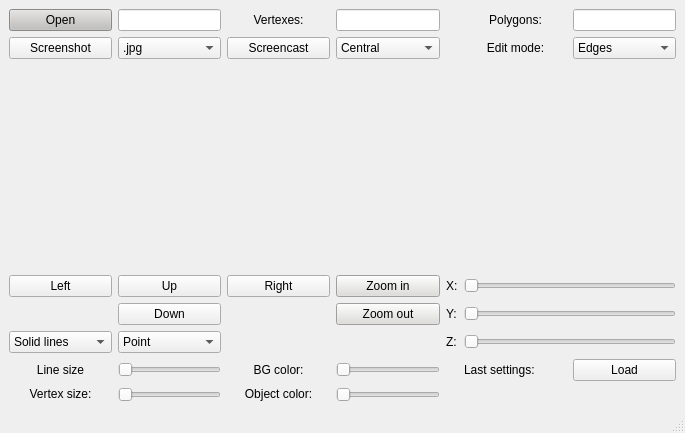
<?xml version="1.0" encoding="UTF-8"?>
<ui version="4.0">
 <class>MainWindow</class>
 <widget class="QMainWindow" name="MainWindow">
  <property name="geometry">
   <rect>
    <x>0</x>
    <y>0</y>
    <width>685</width>
    <height>433</height>
   </rect>
  </property>
  <property name="windowTitle">
   <string>MainWindow</string>
  </property>
  <widget class="QWidget" name="centralwidget">
   <layout class="QGridLayout" name="gridLayout">
    <item row="5" column="1">
     <widget class="QPushButton" name="pushButton_4">
      <property name="text">
       <string>Up</string>
      </property>
     </widget>
    </item>
    <item row="1" column="3">
     <widget class="QComboBox" name="comboBox_5">
      <item>
       <property name="text">
        <string>Central</string>
       </property>
      </item>
      <item>
       <property name="text">
        <string>Parallel</string>
       </property>
      </item>
     </widget>
    </item>
    <item row="1" column="1">
     <widget class="QComboBox" name="comboBox">
      <item>
       <property name="text">
        <string>.jpg</string>
       </property>
      </item>
      <item>
       <property name="text">
        <string>.bmp</string>
       </property>
      </item>
     </widget>
    </item>
    <item row="1" column="6">
     <widget class="QComboBox" name="comboBox_4">
      <item>
       <property name="text">
        <string>Edges</string>
       </property>
      </item>
      <item>
       <property name="text">
        <string>Vertexes</string>
       </property>
      </item>
     </widget>
    </item>
    <item row="9" column="1">
     <widget class="QSlider" name="horizontalSlider_7">
      <property name="sizePolicy">
       <sizepolicy hsizetype="Ignored" vsizetype="Fixed">
        <horstretch>0</horstretch>
        <verstretch>0</verstretch>
       </sizepolicy>
      </property>
      <property name="orientation">
       <enum>Qt::Horizontal</enum>
      </property>
     </widget>
    </item>
    <item row="1" column="5">
     <widget class="QLabel" name="label_10">
      <property name="text">
       <string>&lt;html&gt;&lt;head/&gt;&lt;body&gt;&lt;p align=&quot;center&quot;&gt;Edit mode:&lt;/p&gt;&lt;/body&gt;&lt;/html&gt;</string>
      </property>
     </widget>
    </item>
    <item row="6" column="4">
     <widget class="QLabel" name="label_4">
      <property name="text">
       <string>Y:</string>
      </property>
     </widget>
    </item>
    <item row="8" column="0">
     <widget class="QLabel" name="label_8">
      <property name="text">
       <string>&lt;html&gt;&lt;head/&gt;&lt;body&gt;&lt;p align=&quot;center&quot;&gt;Line size&lt;/p&gt;&lt;/body&gt;&lt;/html&gt;</string>
      </property>
     </widget>
    </item>
    <item row="7" column="5" colspan="2">
     <widget class="QSlider" name="horizontalSlider_3">
      <property name="sizePolicy">
       <sizepolicy hsizetype="Ignored" vsizetype="Fixed">
        <horstretch>0</horstretch>
        <verstretch>0</verstretch>
       </sizepolicy>
      </property>
      <property name="orientation">
       <enum>Qt::Horizontal</enum>
      </property>
     </widget>
    </item>
    <item row="1" column="0">
     <widget class="QPushButton" name="pushButton_6">
      <property name="text">
       <string>Screenshot</string>
      </property>
     </widget>
    </item>
    <item row="5" column="4">
     <widget class="QLabel" name="label">
      <property name="sizePolicy">
       <sizepolicy hsizetype="Fixed" vsizetype="Preferred">
        <horstretch>0</horstretch>
        <verstretch>0</verstretch>
       </sizepolicy>
      </property>
      <property name="text">
       <string>X:</string>
      </property>
     </widget>
    </item>
    <item row="8" column="1">
     <widget class="QSlider" name="horizontalSlider_6">
      <property name="sizePolicy">
       <sizepolicy hsizetype="Ignored" vsizetype="Fixed">
        <horstretch>0</horstretch>
        <verstretch>0</verstretch>
       </sizepolicy>
      </property>
      <property name="orientation">
       <enum>Qt::Horizontal</enum>
      </property>
     </widget>
    </item>
    <item row="6" column="5" colspan="2">
     <widget class="QSlider" name="horizontalSlider_2">
      <property name="sizePolicy">
       <sizepolicy hsizetype="Ignored" vsizetype="Fixed">
        <horstretch>0</horstretch>
        <verstretch>0</verstretch>
       </sizepolicy>
      </property>
      <property name="orientation">
       <enum>Qt::Horizontal</enum>
      </property>
     </widget>
    </item>
    <item row="0" column="1">
     <widget class="QLineEdit" name="lineEdit">
      <property name="sizePolicy">
       <sizepolicy hsizetype="Ignored" vsizetype="Preferred">
        <horstretch>0</horstretch>
        <verstretch>0</verstretch>
       </sizepolicy>
      </property>
      <property name="readOnly">
       <bool>true</bool>
      </property>
     </widget>
    </item>
    <item row="1" column="2">
     <widget class="QPushButton" name="pushButton_7">
      <property name="text">
       <string>Screencast</string>
      </property>
     </widget>
    </item>
    <item row="7" column="4">
     <widget class="QLabel" name="label_5">
      <property name="text">
       <string>Z:</string>
      </property>
     </widget>
    </item>
    <item row="0" column="5">
     <widget class="QLabel" name="label_3">
      <property name="sizePolicy">
       <sizepolicy hsizetype="Preferred" vsizetype="Preferred">
        <horstretch>0</horstretch>
        <verstretch>0</verstretch>
       </sizepolicy>
      </property>
      <property name="layoutDirection">
       <enum>Qt::LeftToRight</enum>
      </property>
      <property name="text">
       <string>&lt;html&gt;&lt;head/&gt;&lt;body&gt;&lt;p align=&quot;center&quot;&gt;Polygons:&lt;/p&gt;&lt;/body&gt;&lt;/html&gt;</string>
      </property>
     </widget>
    </item>
    <item row="0" column="6">
     <widget class="QLineEdit" name="lineEdit_3">
      <property name="sizePolicy">
       <sizepolicy hsizetype="Ignored" vsizetype="Preferred">
        <horstretch>0</horstretch>
        <verstretch>0</verstretch>
       </sizepolicy>
      </property>
      <property name="readOnly">
       <bool>true</bool>
      </property>
     </widget>
    </item>
    <item row="0" column="3">
     <widget class="QLineEdit" name="lineEdit_2">
      <property name="sizePolicy">
       <sizepolicy hsizetype="Ignored" vsizetype="Fixed">
        <horstretch>0</horstretch>
        <verstretch>0</verstretch>
       </sizepolicy>
      </property>
      <property name="readOnly">
       <bool>true</bool>
      </property>
     </widget>
    </item>
    <item row="0" column="2">
     <widget class="QLabel" name="label_2">
      <property name="text">
       <string>&lt;html&gt;&lt;head/&gt;&lt;body&gt;&lt;p align=&quot;center&quot;&gt;Vertexes:&lt;/p&gt;&lt;/body&gt;&lt;/html&gt;</string>
      </property>
     </widget>
    </item>
    <item row="6" column="1">
     <widget class="QPushButton" name="pushButton_5">
      <property name="text">
       <string>Down</string>
      </property>
     </widget>
    </item>
    <item row="0" column="0">
     <widget class="QPushButton" name="pushButton">
      <property name="styleSheet">
       <string notr="true">background-color: rgb(192, 191, 188);
color: rgb(0, 0, 0);</string>
      </property>
      <property name="text">
       <string>Open</string>
      </property>
     </widget>
    </item>
    <item row="5" column="5" colspan="2">
     <widget class="QSlider" name="horizontalSlider">
      <property name="sizePolicy">
       <sizepolicy hsizetype="Ignored" vsizetype="Fixed">
        <horstretch>0</horstretch>
        <verstretch>0</verstretch>
       </sizepolicy>
      </property>
      <property name="orientation">
       <enum>Qt::Horizontal</enum>
      </property>
     </widget>
    </item>
    <item row="9" column="0">
     <widget class="QLabel" name="label_9">
      <property name="sizePolicy">
       <sizepolicy hsizetype="Ignored" vsizetype="Ignored">
        <horstretch>0</horstretch>
        <verstretch>0</verstretch>
       </sizepolicy>
      </property>
      <property name="text">
       <string>&lt;html&gt;&lt;head/&gt;&lt;body&gt;&lt;p align=&quot;center&quot;&gt;Vertex size:&lt;/p&gt;&lt;/body&gt;&lt;/html&gt;</string>
      </property>
     </widget>
    </item>
    <item row="2" column="0" colspan="7">
     <widget class="miwidget" name="widget" native="true"/>
    </item>
    <item row="9" column="2">
     <widget class="QLabel" name="label_7">
      <property name="text">
       <string>&lt;html&gt;&lt;head/&gt;&lt;body&gt;&lt;p align=&quot;center&quot;&gt;Object color:&lt;/p&gt;&lt;/body&gt;&lt;/html&gt;</string>
      </property>
     </widget>
    </item>
    <item row="9" column="3">
     <widget class="QSlider" name="horizontalSlider_5">
      <property name="sizePolicy">
       <sizepolicy hsizetype="Ignored" vsizetype="Fixed">
        <horstretch>0</horstretch>
        <verstretch>0</verstretch>
       </sizepolicy>
      </property>
      <property name="orientation">
       <enum>Qt::Horizontal</enum>
      </property>
     </widget>
    </item>
    <item row="8" column="2">
     <widget class="QLabel" name="label_6">
      <property name="text">
       <string>&lt;html&gt;&lt;head/&gt;&lt;body&gt;&lt;p align=&quot;center&quot;&gt;BG color:&lt;/p&gt;&lt;/body&gt;&lt;/html&gt;</string>
      </property>
     </widget>
    </item>
    <item row="8" column="3">
     <widget class="QSlider" name="horizontalSlider_4">
      <property name="sizePolicy">
       <sizepolicy hsizetype="Ignored" vsizetype="Fixed">
        <horstretch>0</horstretch>
        <verstretch>0</verstretch>
       </sizepolicy>
      </property>
      <property name="orientation">
       <enum>Qt::Horizontal</enum>
      </property>
     </widget>
    </item>
    <item row="5" column="3">
     <widget class="QPushButton" name="bZoom_it">
      <property name="styleSheet">
       <string notr="true">background-color: rgb(222, 221, 218);
color: rgb(0, 0, 0);</string>
      </property>
      <property name="text">
       <string>Zoom in</string>
      </property>
     </widget>
    </item>
    <item row="6" column="3">
     <widget class="QPushButton" name="bZoom_out">
      <property name="styleSheet">
       <string notr="true">background-color: rgb(222, 221, 218);
color: rgb(0, 0, 0);</string>
      </property>
      <property name="text">
       <string>Zoom out</string>
      </property>
     </widget>
    </item>
    <item row="5" column="0">
     <widget class="QPushButton" name="pushButton_3">
      <property name="text">
       <string>Left</string>
      </property>
     </widget>
    </item>
    <item row="5" column="2">
     <widget class="QPushButton" name="pushButton_2">
      <property name="text">
       <string>Right</string>
      </property>
     </widget>
    </item>
    <item row="7" column="0">
     <widget class="QComboBox" name="comboBox_2">
      <item>
       <property name="text">
        <string>Solid lines</string>
       </property>
      </item>
      <item>
       <property name="text">
        <string>Dotted lines</string>
       </property>
      </item>
     </widget>
    </item>
    <item row="7" column="1">
     <widget class="QComboBox" name="comboBox_3">
      <item>
       <property name="text">
        <string>Point</string>
       </property>
      </item>
      <item>
       <property name="text">
        <string>Circle</string>
       </property>
      </item>
      <item>
       <property name="text">
        <string>Square</string>
       </property>
      </item>
     </widget>
    </item>
    <item row="8" column="6">
     <widget class="QPushButton" name="btn_settings">
      <property name="text">
       <string>Load</string>
      </property>
     </widget>
    </item>
    <item row="8" column="5">
     <widget class="QLabel" name="label_11">
      <property name="text">
       <string>Last settings:</string>
      </property>
     </widget>
    </item>
   </layout>
  </widget>
  <widget class="QMenuBar" name="menubar">
   <property name="geometry">
    <rect>
     <x>0</x>
     <y>0</y>
     <width>685</width>
     <height>22</height>
    </rect>
   </property>
  </widget>
  <widget class="QStatusBar" name="statusbar"/>
 </widget>
 <customwidgets>
  <customwidget>
   <class>miwidget</class>
   <extends>QWidget</extends>
   <header location="global">miwidget.h</header>
   <container>1</container>
  </customwidget>
 </customwidgets>
 <resources/>
 <connections/>
</ui>
